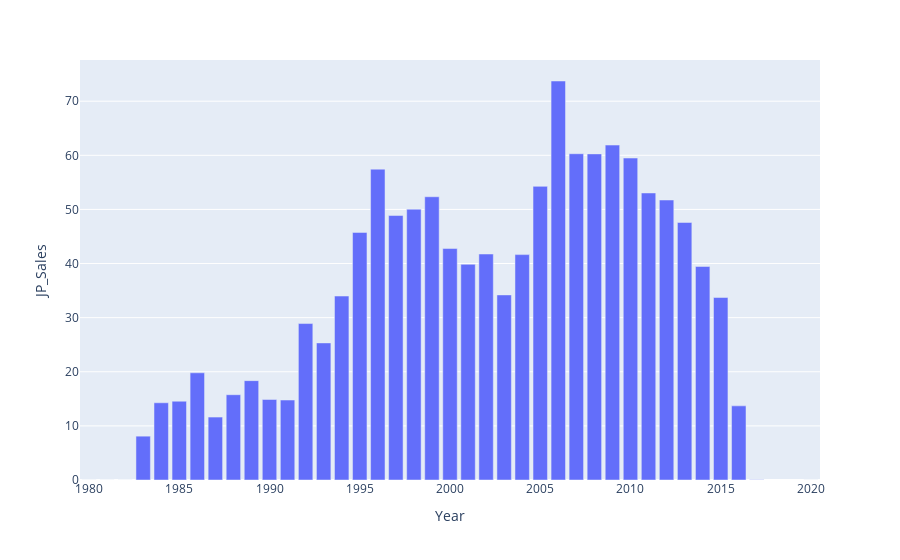

Here is the notebook cell this chart was saved with:
### Code cell
# 26. สร้าง Bar Plot แสดงรายได้รวมในญี่ปุ่นรายปี
df26 = df.groupby('Year').sum()
df26

px.bar(df26,x=df26.index,y='JP_Sales')

### Figure 1 — Plotly figure (JSON) as saved in the notebook; plotly's stock layout.template omitted (floating-point values rounded to 4 significant figures)
{"data": [{"alignmentgroup": "True", "hovertemplate": "Year=%{x}<br>JP_Sales=%{y}<extra></extra>", "legendgroup": "", "marker": {"color": "#636efa"}, "name": "", "offsetgroup": "", "orientation": "v", "showlegend": false, "textposition": "auto", "type": "bar", "x": [1980, 1981, 1982, 1983, 1984, 1985, 1986, 1987, 1988, 1989, 1990, 1991, 1992, 1993, 1994, 1995, 1996, 1997, 1998, 1999, 2000, 2001, 2002, 2003, 2004, 2005, 2006, 2007, 2008, 2009, 2010, 2011, 2012, 2013, 2014, 2015, 2016, 2017, 2020], "xaxis": "x", "y": [0, 0, 0, 8.1, 14.27, 14.56, 19.81, 11.63, 15.76, 18.36, 14.88, 14.78, 28.91, 25.33, 33.99, 45.75, 57.44, 48.87, 50.04, 52.34, 42.77, 39.86, 41.76, 34.2, 41.65, 54.26, 73.73, 60.29, 60.26, 61.89, 59.49, 53.04, 51.74, 47.59, 39.46, 33.72, 13.7, 0.05, 0], "yaxis": "y"}], "layout": {"barmode": "relative", "legend": {"tracegroupgap": 0}, "margin": {"t": 60}, "xaxis": {"anchor": "y", "domain": [0, 1], "title": {"text": "Year"}}, "yaxis": {"anchor": "x", "domain": [0, 1], "title": {"text": "JP_Sales"}}}}
